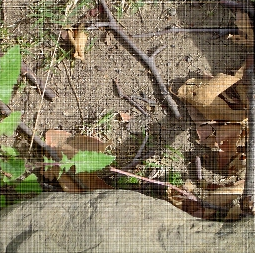
%> input picture q3/twigs.png, 256 x 253 px
$ octave --eval "result = DenoiseTwigs('twigs.png');"   (GNU Octave 9; MATLAB toolbox functions it lacks are replaced by stand-ins)
%> lines starting %> are read from the running program, lines starting %| are printed output that depends on the picture; in (x1, y1, x2, y2) boxes, pixels count from 0 and x2, y2 are one past the last pixel; in counts of white or black regions, pixels touching at a corner belong together; the program's own positions count from 1
function [image] = DenoiseTwigs(inpImage)
%> called with inpImage = 'twigs.png'
    twigs_noise = imread(inpImage);
%> twigs_noise is the input picture: size 253x256x3 uint8; mean R, G, B 132.6, 121.1, 97.2

    r = size(twigs_noise, 1); c = size(twigs_noise, 2);
%> after `r = size(twigs_noise, 1)`: r = 253
%> after `c = size(twigs_noise, 2)`: c = 256
    a = uint8(zeros(r,c));

    red_fft = fftshift(fft2(twigs_noise(:,:,1))); % fft of red channel
    green_fft = fftshift(fft2(twigs_noise(:,:,2))); % fft of green channel
    blue_fft = fftshift(fft2(twigs_noise(:,:,3))); % fft of blue channel

    filter = double(ones(r,c));
    l = 100;
    b = 1;
    filter(1:l, c/2-b+1:c/2+b+1) = 0.0;
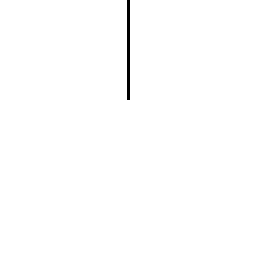
%> filter: size 253x256 double; values 0 (black) and 1 (white), 99.5% white; 1 black region, box (x1, y1, x2, y2) and area: (127, 0, 130, 100) 300
    filter(r-l:r, c/2-b+1:c/2+b+1) = 0.0;
    b = 2;
    filter(ceil(r/2)-b:ceil(r/2)+b, 1:l) = 0.0;
    filter(ceil(r/2)-b:ceil(r/2)+b, c-l:c) = 0.0;
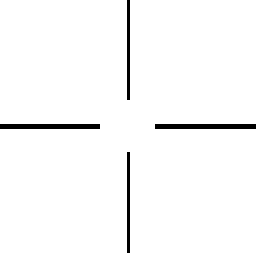
%> filter: size 253x256 double; values 0 (black) and 1 (white), 97.5% white; 4 black regions, box (x1, y1, x2, y2) and area: (155, 124, 256, 129) 505, (0, 124, 100, 129) 500, (127, 152, 130, 253) 303, (127, 0, 130, 100) 300

    red_filtered = red_fft.*filter;
    green_filtered = green_fft.*filter;
    blue_filtered = blue_fft.*filter;
    red = uint8(abs(ifft2(ifftshift(red_filtered))));
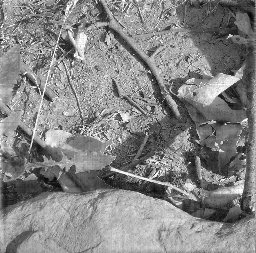
%> red: size 253x256 uint8; min 4, max 255, mean 132.5
    green = uint8(abs(ifft2(ifftshift(green_filtered))));
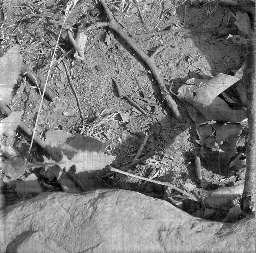
%> green: size 253x256 uint8; min 0, max 255, mean 121.1
    blue = uint8(abs(ifft2(ifftshift(blue_filtered))));
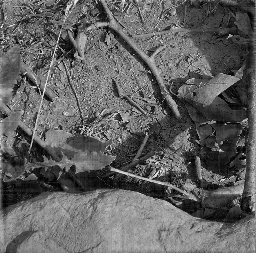
%> blue: size 253x256 uint8; min 0, max 255, mean 97.2

    image = cat(3, red, green, blue);
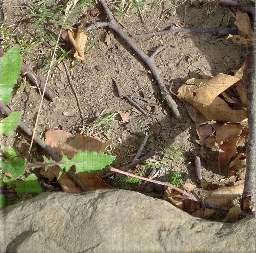
%> image: size 253x256x3 uint8; mean R, G, B 132.5, 121.1, 97.2
    imshow(image)
end
